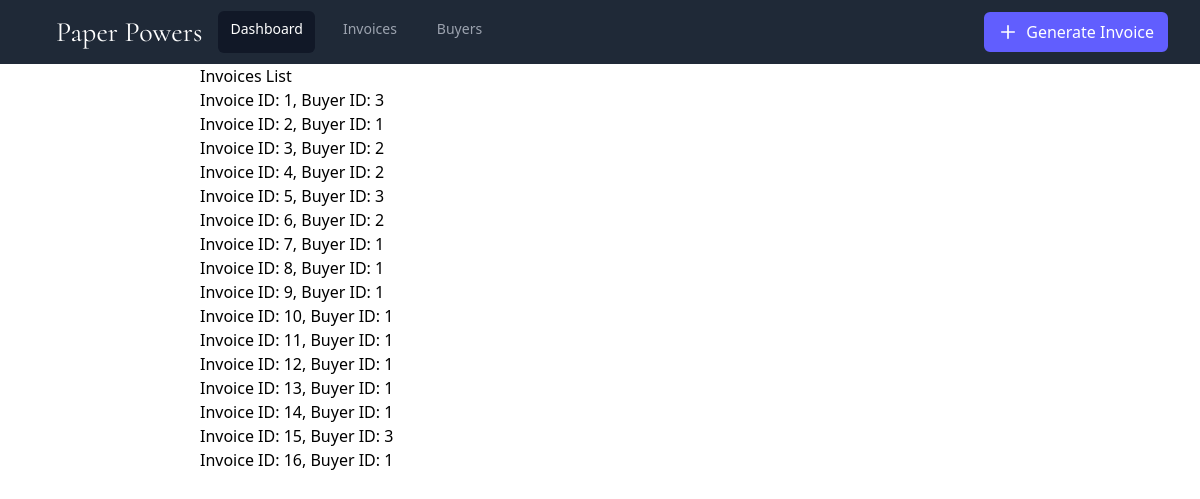
Page /inv/list on the earlier database version.
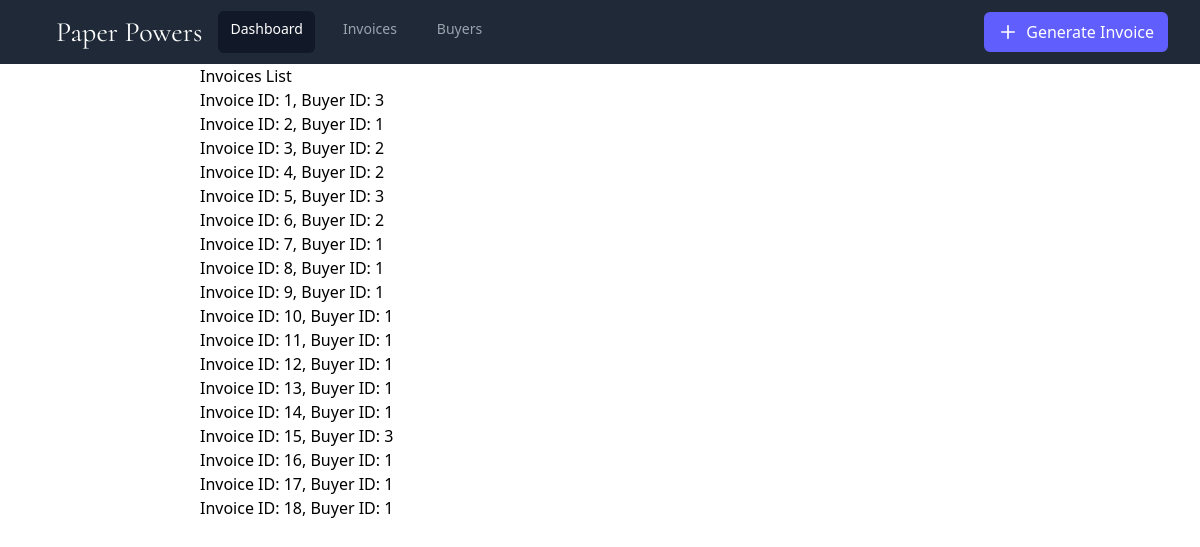
Same page on the later database version.
### invoice/models.py (models this page shows, shortened)
class Invoice(models.Model):
    invID=models.AutoField(primary_key=True)
    buyerID=models.ForeignKey(Buyer,on_delete=models.SET_NULL, null=True)

### buyer/models.py (models this page shows, shortened)
class Buyer(models.Model):
    buyerID=models.AutoField(primary_key=True)
    name=models.CharField(max_length=64)
    adr=models.CharField(max_length=128)
    state=models.CharField(max_length=32)
    pin=models.IntegerField()
    gst=models.CharField(max_length=15)

### invoice/views.py (the view)
# urls.py: path('list', views.list, name='list')
def list(request):
    context={
        'invoices':Invoice.objects.all()
    }
    return render(request,'invoices.html',context)

### templates/invoices.html (shortened to what this page needs)
{% extends 'base.html' %}
{% block body %}
    <div>
        <h2>Invoices List</h2>
        <ul>
            {% for invoice in invoices %}
                <li>Invoice ID: {{ invoice.invID }}, Buyer ID: {{ invoice.buyerID.buyerID }}</li>
            {% endfor %}
        </ul>
    </div>
{% endblock body %}

Differences in the rows shown:
added Invoice: invID "17", buyerID.buyerID "1"
added Invoice: invID "18", buyerID.buyerID "1"
